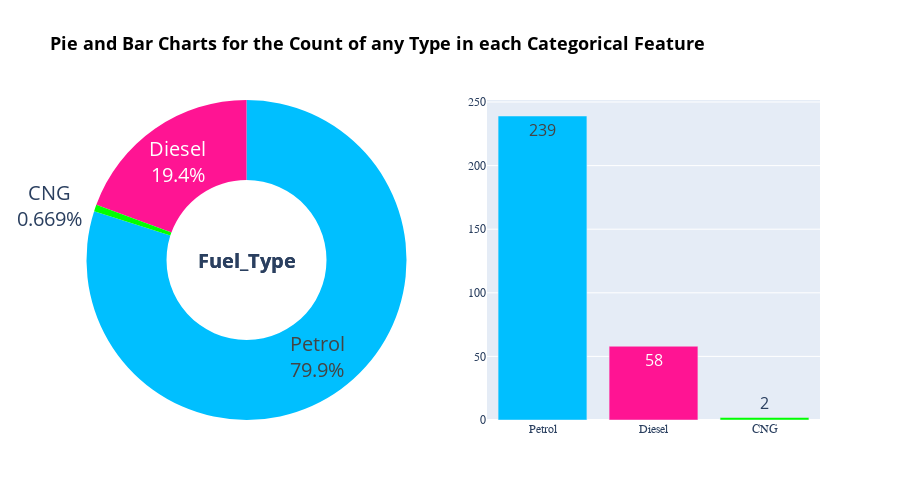
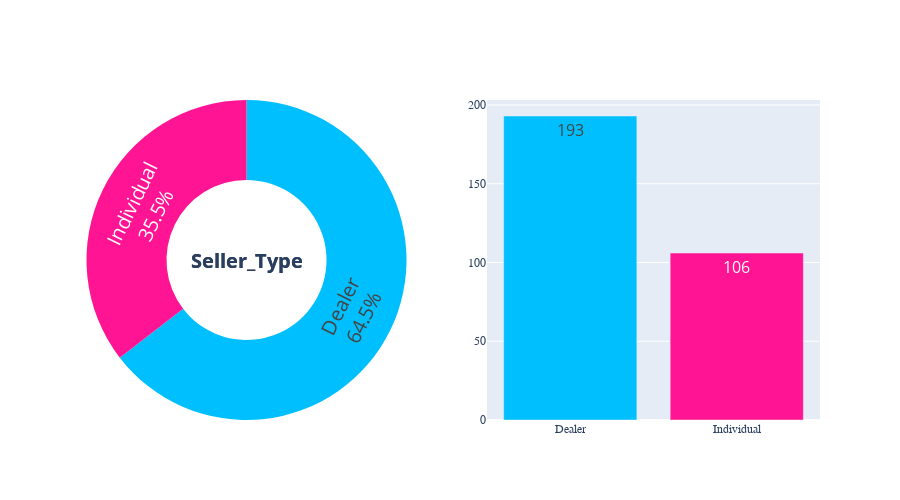
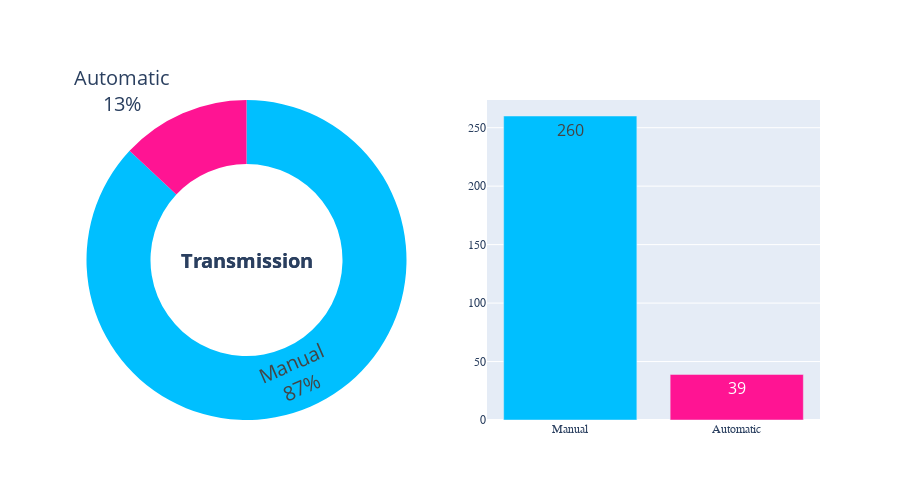
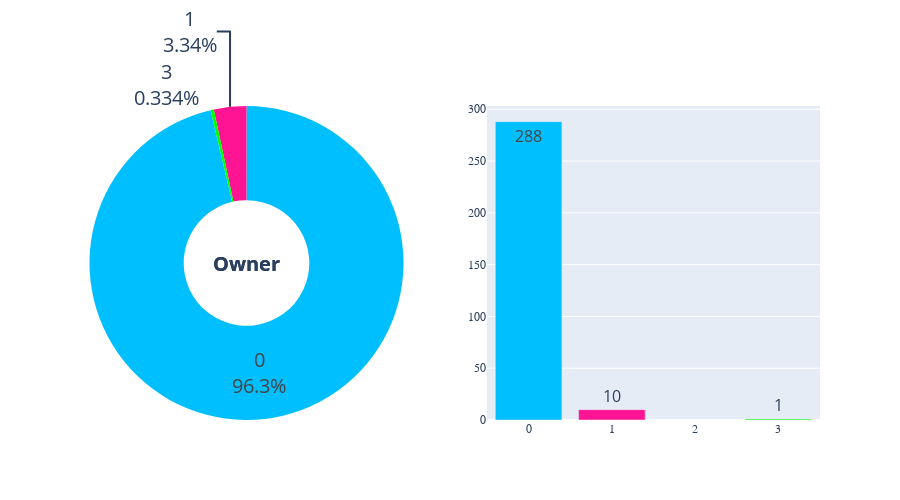

Notebook code for these charts, in order:
### Markdown cell above
<a id="step3-7"></a>
# <b><span style='color:#00008B'>Step 3.7 |</span><span style='color:#00008B'> Pie and Bar charts for 'categorical' features </span></b>
⬆️ [Tabel of Contents](#contents_tabel)

### Code cell
Categorical_Features = ['Fuel_Type',
                        'Seller_Type',
                        'Transmission',
                        'Owner']

Categorical_Features_Title = ['<b> Fuel_Type </b>',
                              '<b> Seller_Type </b>',
                              '<b> Transmission </b>',
                              '<b> Owner </b>']

Hole_Size = [0.5, 0.5, 0.6, 0.4]

i = 0

for Feature in Categorical_Features:
    
    df_study = df_categorical[Feature].value_counts().reset_index()
        
    specs = [[{'type':'pie'}, {"type": "bar"}]]
    fig = make_subplots(rows=1, cols=2, specs=specs, shared_yaxes = True, subplot_titles=['Pie Chart', 'Bar Chart'])
    
    fig.add_trace(go.Pie(
                        labels = df_study[Feature], 
                        values = df_study['count'],
                        name='',
                        hole = Hole_Size[i],
                        marker_colors = ['#00BFFF', '#FF1493','#00FF00'],
                        textinfo='label+percent',
                        ), 
                        1, 1)  
    
    fig.update_traces(hoverinfo="label+percent+name", textfont_size=20)
    
    trace1 = go.Bar(
                    x=df_study[Feature],
                    y=df_study['count'],
                    text=df_study['count'],
                    name='',
                    textposition='auto',
                    textfont=dict(size=16),
                    marker=dict(color=['#00BFFF', '#FF1493','#00FF00'],)
                    )
    
    
    fig.append_trace(trace1, 1,2)

    if Feature == 'Fuel_Type':
        
        fig.update_layout(title={
                                'text': '<b> Pie and Bar Charts for the Count of any Type in each Categorical Feature </b>',
                                'font': {'size': 18, 'color': 'black'}
                                 }
                         )

    
    fig.update_layout(
                        showlegend=False, 
                        height=500,
                        annotations=[dict(text= Categorical_Features_Title[i], x=0.225, y=0.45, font_size=20, showarrow=False)]
                      ) 
                     
    fig.update_xaxes(tickfont_family="Arial Black")
    fig.update_yaxes(tickfont_family="Arial Black")
    
    fig.show()

    i += 1

### Figure 1 — Plotly figure (JSON) as saved in the notebook; plotly's stock layout.template omitted (floating-point values rounded to 4 significant figures)
{"data": [{"domain": {"x": [0, 0.45], "y": [0, 1]}, "hole": 0.5, "hoverinfo": "label+percent+name", "labels": ["Petrol", "Diesel", "CNG"], "marker": {"colors": ["#00BFFF", "#FF1493", "#00FF00"]}, "name": "", "textfont": {"size": 20}, "textinfo": "label+percent", "type": "pie", "values": [239, 58, 2]}, {"marker": {"color": ["#00BFFF", "#FF1493", "#00FF00"]}, "name": "", "text": [239, 58, 2], "textfont": {"size": 16}, "textposition": "auto", "type": "bar", "x": ["Petrol", "Diesel", "CNG"], "xaxis": "x", "y": [239, 58, 2], "yaxis": "y"}], "layout": {"annotations": [{"font": {"size": 20}, "showarrow": false, "text": "<b> Fuel_Type </b>", "x": 0.225, "xanchor": "center", "xref": "paper", "y": 0.45, "yanchor": "bottom", "yref": "paper"}, {"font": {"size": 20}, "showarrow": false, "text": "<b> Fuel_Type </b>", "x": 0.225, "xanchor": "center", "xref": "paper", "y": 0.45, "yanchor": "bottom", "yref": "paper"}], "height": 500, "showlegend": false, "title": {"font": {"color": "black", "size": 18}, "text": "<b> Pie and Bar Charts for the Count of any Type in each Categorical Feature </b>"}, "xaxis": {"anchor": "y", "domain": [0.55, 1], "tickfont": {"family": "Arial Black"}}, "yaxis": {"anchor": "x", "domain": [0, 1], "tickfont": {"family": "Arial Black"}}}}

### Figure 2 — Plotly figure (JSON) as saved in the notebook; plotly's stock layout.template omitted (floating-point values rounded to 4 significant figures)
{"data": [{"domain": {"x": [0, 0.45], "y": [0, 1]}, "hole": 0.5, "hoverinfo": "label+percent+name", "labels": ["Dealer", "Individual"], "marker": {"colors": ["#00BFFF", "#FF1493", "#00FF00"]}, "name": "", "textfont": {"size": 20}, "textinfo": "label+percent", "type": "pie", "values": [193, 106]}, {"marker": {"color": ["#00BFFF", "#FF1493", "#00FF00"]}, "name": "", "text": [193, 106], "textfont": {"size": 16}, "textposition": "auto", "type": "bar", "x": ["Dealer", "Individual"], "xaxis": "x", "y": [193, 106], "yaxis": "y"}], "layout": {"annotations": [{"font": {"size": 20}, "showarrow": false, "text": "<b> Seller_Type </b>", "x": 0.225, "xanchor": "center", "xref": "paper", "y": 0.45, "yanchor": "bottom", "yref": "paper"}, {"font": {"size": 20}, "showarrow": false, "text": "<b> Seller_Type </b>", "x": 0.225, "xanchor": "center", "xref": "paper", "y": 0.45, "yanchor": "bottom", "yref": "paper"}], "height": 500, "showlegend": false, "xaxis": {"anchor": "y", "domain": [0.55, 1], "tickfont": {"family": "Arial Black"}}, "yaxis": {"anchor": "x", "domain": [0, 1], "tickfont": {"family": "Arial Black"}}}}

### Figure 3 — Plotly figure (JSON) as saved in the notebook; plotly's stock layout.template omitted (floating-point values rounded to 4 significant figures)
{"data": [{"domain": {"x": [0, 0.45], "y": [0, 1]}, "hole": 0.6, "hoverinfo": "label+percent+name", "labels": ["Manual", "Automatic"], "marker": {"colors": ["#00BFFF", "#FF1493", "#00FF00"]}, "name": "", "textfont": {"size": 20}, "textinfo": "label+percent", "type": "pie", "values": [260, 39]}, {"marker": {"color": ["#00BFFF", "#FF1493", "#00FF00"]}, "name": "", "text": [260, 39], "textfont": {"size": 16}, "textposition": "auto", "type": "bar", "x": ["Manual", "Automatic"], "xaxis": "x", "y": [260, 39], "yaxis": "y"}], "layout": {"annotations": [{"font": {"size": 20}, "showarrow": false, "text": "<b> Transmission </b>", "x": 0.225, "xanchor": "center", "xref": "paper", "y": 0.45, "yanchor": "bottom", "yref": "paper"}, {"font": {"size": 20}, "showarrow": false, "text": "<b> Transmission </b>", "x": 0.225, "xanchor": "center", "xref": "paper", "y": 0.45, "yanchor": "bottom", "yref": "paper"}], "height": 500, "showlegend": false, "xaxis": {"anchor": "y", "domain": [0.55, 1], "tickfont": {"family": "Arial Black"}}, "yaxis": {"anchor": "x", "domain": [0, 1], "tickfont": {"family": "Arial Black"}}}}

### Figure 4 — Plotly figure (JSON) as saved in the notebook; plotly's stock layout.template omitted (floating-point values rounded to 4 significant figures)
{"data": [{"domain": {"x": [0, 0.45], "y": [0, 1]}, "hole": 0.4, "hoverinfo": "label+percent+name", "labels": [0, 1, 3], "marker": {"colors": ["#00BFFF", "#FF1493", "#00FF00"]}, "name": "", "textfont": {"size": 20}, "textinfo": "label+percent", "type": "pie", "values": [288, 10, 1]}, {"marker": {"color": ["#00BFFF", "#FF1493", "#00FF00"]}, "name": "", "text": [288, 10, 1], "textfont": {"size": 16}, "textposition": "auto", "type": "bar", "x": [0, 1, 3], "xaxis": "x", "y": [288, 10, 1], "yaxis": "y"}], "layout": {"annotations": [{"font": {"size": 20}, "showarrow": false, "text": "<b> Owner </b>", "x": 0.225, "xanchor": "center", "xref": "paper", "y": 0.45, "yanchor": "bottom", "yref": "paper"}, {"font": {"size": 20}, "showarrow": false, "text": "<b> Owner </b>", "x": 0.225, "xanchor": "center", "xref": "paper", "y": 0.45, "yanchor": "bottom", "yref": "paper"}], "height": 500, "showlegend": false, "xaxis": {"anchor": "y", "domain": [0.55, 1], "tickfont": {"family": "Arial Black"}}, "yaxis": {"anchor": "x", "domain": [0, 1], "tickfont": {"family": "Arial Black"}}}}
